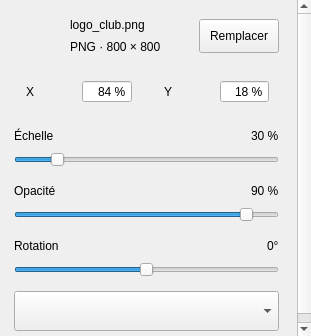
<?xml version="1.0" encoding="UTF-8"?>
<ui version="4.0">
 <class>ImagePage</class>
 <widget class="QWidget" name="imagePage" native="true">
  <layout class="QVBoxLayout" name="imagePageLayout">
   <property name="spacing">
    <number>0</number>
   </property>
   <property name="leftMargin">
    <number>0</number>
   </property>
   <property name="topMargin">
    <number>0</number>
   </property>
   <property name="rightMargin">
    <number>0</number>
   </property>
   <property name="bottomMargin">
    <number>0</number>
   </property>
   <item>
    <widget class="QScrollArea" name="imagePageScroll">
     <property name="frameShape">
      <enum>QFrame::NoFrame</enum>
     </property>
     <property name="horizontalScrollBarPolicy">
      <enum>Qt::ScrollBarAlwaysOff</enum>
     </property>
     <property name="widgetResizable">
      <bool>true</bool>
     </property>
     <widget class="QWidget" name="imagePageContent" native="true">
      <layout class="QVBoxLayout" name="imagePageContentLayout">
       <property name="spacing">
        <number>10</number>
       </property>
       <property name="leftMargin">
        <number>0</number>
       </property>
       <property name="topMargin">
        <number>0</number>
       </property>
       <property name="rightMargin">
        <number>4</number>
       </property>
       <property name="bottomMargin">
        <number>0</number>
       </property>
       <item>
        <widget class="QFrame" name="imageCard">
         <property name="role" stdset="0">
          <string>card</string>
         </property>
         <layout class="QVBoxLayout" name="imageCardLayout">
          <property name="spacing">
           <number>14</number>
          </property>
          <property name="leftMargin">
           <number>14</number>
          </property>
          <property name="topMargin">
           <number>14</number>
          </property>
          <property name="rightMargin">
           <number>14</number>
          </property>
          <property name="bottomMargin">
           <number>14</number>
          </property>
          <item>
           <layout class="QHBoxLayout" name="imageFileLayout">
            <property name="spacing">
             <number>12</number>
            </property>
            <item>
             <widget class="QLabel" name="imageThumbLabel">
              <property name="text">
               <string />
              </property>
              <property name="minimumSize">
               <size>
                <width>44</width>
                <height>44</height>
               </size>
              </property>
              <property name="maximumSize">
               <size>
                <width>44</width>
                <height>44</height>
               </size>
              </property>
             </widget>
            </item>
            <item>
             <layout class="QVBoxLayout" name="imageFileTextLayout">
              <property name="spacing">
               <number>0</number>
              </property>
              <item>
               <widget class="QLabel" name="imageNameLabel">
                <property name="text">
                 <string>logo_club.png</string>
                </property>
                <property name="role" stdset="0">
                 <string>strong</string>
                </property>
               </widget>
              </item>
              <item>
               <widget class="QLabel" name="imageInfoLabel">
                <property name="text">
                 <string>PNG · 800 × 800</string>
                </property>
                <property name="role" stdset="0">
                 <string>panelMeta</string>
                </property>
               </widget>
              </item>
             </layout>
            </item>
            <item>
             <spacer name="imageFileSpacer">
              <property name="orientation">
               <enum>Qt::Horizontal</enum>
              </property>
              <property name="sizeHint" stdset="0">
               <size>
                <width>40</width>
                <height>20</height>
               </size>
              </property>
             </spacer>
            </item>
            <item>
             <widget class="QPushButton" name="replaceImageButton">
              <property name="text">
               <string>Remplacer</string>
              </property>
              <property name="role" stdset="0">
               <string>outline</string>
              </property>
              <property name="minimumSize">
               <size>
                <width>0</width>
                <height>34</height>
               </size>
              </property>
             </widget>
            </item>
           </layout>
          </item>
          <item>
           <layout class="QHBoxLayout" name="imagePositionLayout">
            <property name="spacing">
             <number>10</number>
            </property>
            <item>
             <widget class="QFrame" name="imageXField">
              <property name="role" stdset="0">
               <string>inputField</string>
              </property>
              <property name="minimumSize">
               <size>
                <width>0</width>
                <height>40</height>
               </size>
              </property>
              <layout class="QHBoxLayout" name="imageXFieldLayout">
               <property name="spacing">
                <number>6</number>
               </property>
               <property name="leftMargin">
                <number>12</number>
               </property>
               <property name="topMargin">
                <number>0</number>
               </property>
               <property name="rightMargin">
                <number>10</number>
               </property>
               <property name="bottomMargin">
                <number>0</number>
               </property>
               <item>
                <widget class="QLabel" name="imageXFieldLabel">
                 <property name="text">
                  <string>X</string>
                 </property>
                 <property name="role" stdset="0">
                  <string>fieldPrefix</string>
                 </property>
                </widget>
               </item>
               <item>
                <widget class="QSpinBox" name="imageXFieldSpin">
                 <property name="minimum">
                  <number>0</number>
                 </property>
                 <property name="maximum">
                  <number>100</number>
                 </property>
                 <property name="value">
                  <number>84</number>
                 </property>
                 <property name="suffix">
                  <string> %</string>
                 </property>
                 <property name="alignment">
                  <set>Qt::AlignRight|Qt::AlignVCenter</set>
                 </property>
                 <property name="buttonSymbols">
                  <enum>QAbstractSpinBox::NoButtons</enum>
                 </property>
                </widget>
               </item>
              </layout>
             </widget>
            </item>
            <item>
             <widget class="QFrame" name="imageYField">
              <property name="role" stdset="0">
               <string>inputField</string>
              </property>
              <property name="minimumSize">
               <size>
                <width>0</width>
                <height>40</height>
               </size>
              </property>
              <layout class="QHBoxLayout" name="imageYFieldLayout">
               <property name="spacing">
                <number>6</number>
               </property>
               <property name="leftMargin">
                <number>12</number>
               </property>
               <property name="topMargin">
                <number>0</number>
               </property>
               <property name="rightMargin">
                <number>10</number>
               </property>
               <property name="bottomMargin">
                <number>0</number>
               </property>
               <item>
                <widget class="QLabel" name="imageYFieldLabel">
                 <property name="text">
                  <string>Y</string>
                 </property>
                 <property name="role" stdset="0">
                  <string>fieldPrefix</string>
                 </property>
                </widget>
               </item>
               <item>
                <widget class="QSpinBox" name="imageYFieldSpin">
                 <property name="minimum">
                  <number>0</number>
                 </property>
                 <property name="maximum">
                  <number>100</number>
                 </property>
                 <property name="value">
                  <number>18</number>
                 </property>
                 <property name="suffix">
                  <string> %</string>
                 </property>
                 <property name="alignment">
                  <set>Qt::AlignRight|Qt::AlignVCenter</set>
                 </property>
                 <property name="buttonSymbols">
                  <enum>QAbstractSpinBox::NoButtons</enum>
                 </property>
                </widget>
               </item>
              </layout>
             </widget>
            </item>
           </layout>
          </item>
          <item>
           <layout class="QVBoxLayout" name="imageScaleLayout">
            <property name="spacing">
             <number>6</number>
            </property>
            <item>
             <layout class="QHBoxLayout" name="imageScaleHeaderLayout">
              <item>
               <widget class="QLabel" name="imageScaleLabel">
                <property name="text">
                 <string>Échelle</string>
                </property>
                <property name="role" stdset="0">
                 <string>field</string>
                </property>
               </widget>
              </item>
              <item>
               <spacer name="imageScaleSpacer">
                <property name="orientation">
                 <enum>Qt::Horizontal</enum>
                </property>
                <property name="sizeHint" stdset="0">
                 <size>
                  <width>40</width>
                  <height>20</height>
                 </size>
                </property>
               </spacer>
              </item>
              <item>
               <widget class="QLabel" name="imageScaleValue">
                <property name="text">
                 <string>30 %</string>
                </property>
                <property name="role" stdset="0">
                 <string>value</string>
                </property>
               </widget>
              </item>
             </layout>
            </item>
            <item>
             <widget class="QSlider" name="imageScaleSlider">
              <property name="orientation">
               <enum>Qt::Horizontal</enum>
              </property>
              <property name="minimum">
               <number>1</number>
              </property>
              <property name="maximum">
               <number>200</number>
              </property>
              <property name="value">
               <number>30</number>
              </property>
             </widget>
            </item>
           </layout>
          </item>
          <item>
           <layout class="QVBoxLayout" name="imageOpacityLayout">
            <property name="spacing">
             <number>6</number>
            </property>
            <item>
             <layout class="QHBoxLayout" name="imageOpacityHeaderLayout">
              <item>
               <widget class="QLabel" name="imageOpacityLabel">
                <property name="text">
                 <string>Opacité</string>
                </property>
                <property name="role" stdset="0">
                 <string>field</string>
                </property>
               </widget>
              </item>
              <item>
               <spacer name="imageOpacitySpacer">
                <property name="orientation">
                 <enum>Qt::Horizontal</enum>
                </property>
                <property name="sizeHint" stdset="0">
                 <size>
                  <width>40</width>
                  <height>20</height>
                 </size>
                </property>
               </spacer>
              </item>
              <item>
               <widget class="QLabel" name="imageOpacityValue">
                <property name="text">
                 <string>90 %</string>
                </property>
                <property name="role" stdset="0">
                 <string>value</string>
                </property>
               </widget>
              </item>
             </layout>
            </item>
            <item>
             <widget class="QSlider" name="imageOpacitySlider">
              <property name="orientation">
               <enum>Qt::Horizontal</enum>
              </property>
              <property name="minimum">
               <number>0</number>
              </property>
              <property name="maximum">
               <number>100</number>
              </property>
              <property name="value">
               <number>90</number>
              </property>
             </widget>
            </item>
           </layout>
          </item>
          <item>
           <layout class="QVBoxLayout" name="imageRotationLayout">
            <property name="spacing">
             <number>6</number>
            </property>
            <item>
             <layout class="QHBoxLayout" name="imageRotationHeaderLayout">
              <item>
               <widget class="QLabel" name="imageRotationLabel">
                <property name="text">
                 <string>Rotation</string>
                </property>
                <property name="role" stdset="0">
                 <string>field</string>
                </property>
               </widget>
              </item>
              <item>
               <spacer name="imageRotationSpacer">
                <property name="orientation">
                 <enum>Qt::Horizontal</enum>
                </property>
                <property name="sizeHint" stdset="0">
                 <size>
                  <width>40</width>
                  <height>20</height>
                 </size>
                </property>
               </spacer>
              </item>
              <item>
               <widget class="QLabel" name="imageRotationValue">
                <property name="text">
                 <string>0°</string>
                </property>
                <property name="role" stdset="0">
                 <string>value</string>
                </property>
               </widget>
              </item>
             </layout>
            </item>
            <item>
             <widget class="QSlider" name="imageRotationSlider">
              <property name="orientation">
               <enum>Qt::Horizontal</enum>
              </property>
              <property name="minimum">
               <number>-180</number>
              </property>
              <property name="maximum">
               <number>180</number>
              </property>
              <property name="value">
               <number>0</number>
              </property>
             </widget>
            </item>
           </layout>
          </item>
          <item>
           <widget class="QComboBox" name="blendCombo">
            <property name="minimumSize">
             <size>
              <width>0</width>
              <height>40</height>
             </size>
            </property>
           </widget>
          </item>
         </layout>
        </widget>
       </item>
       <item>
        <spacer name="imagePageBottomSpacer">
         <property name="orientation">
          <enum>Qt::Vertical</enum>
         </property>
         <property name="sizeHint" stdset="0">
          <size>
           <width>20</width>
           <height>10</height>
          </size>
         </property>
        </spacer>
       </item>
      </layout>
     </widget>
    </widget>
   </item>
  </layout>
 </widget>
 <resources/>
 <connections/>
</ui>
